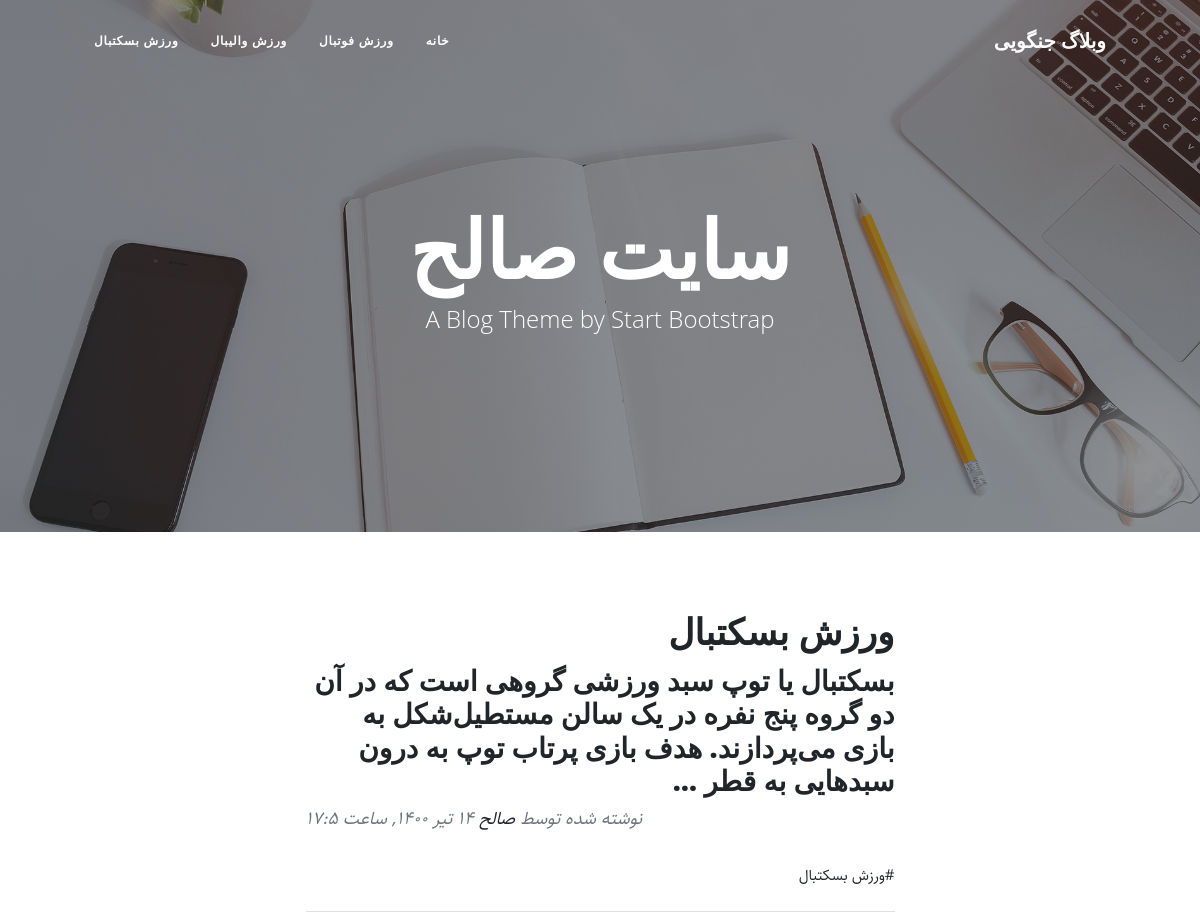
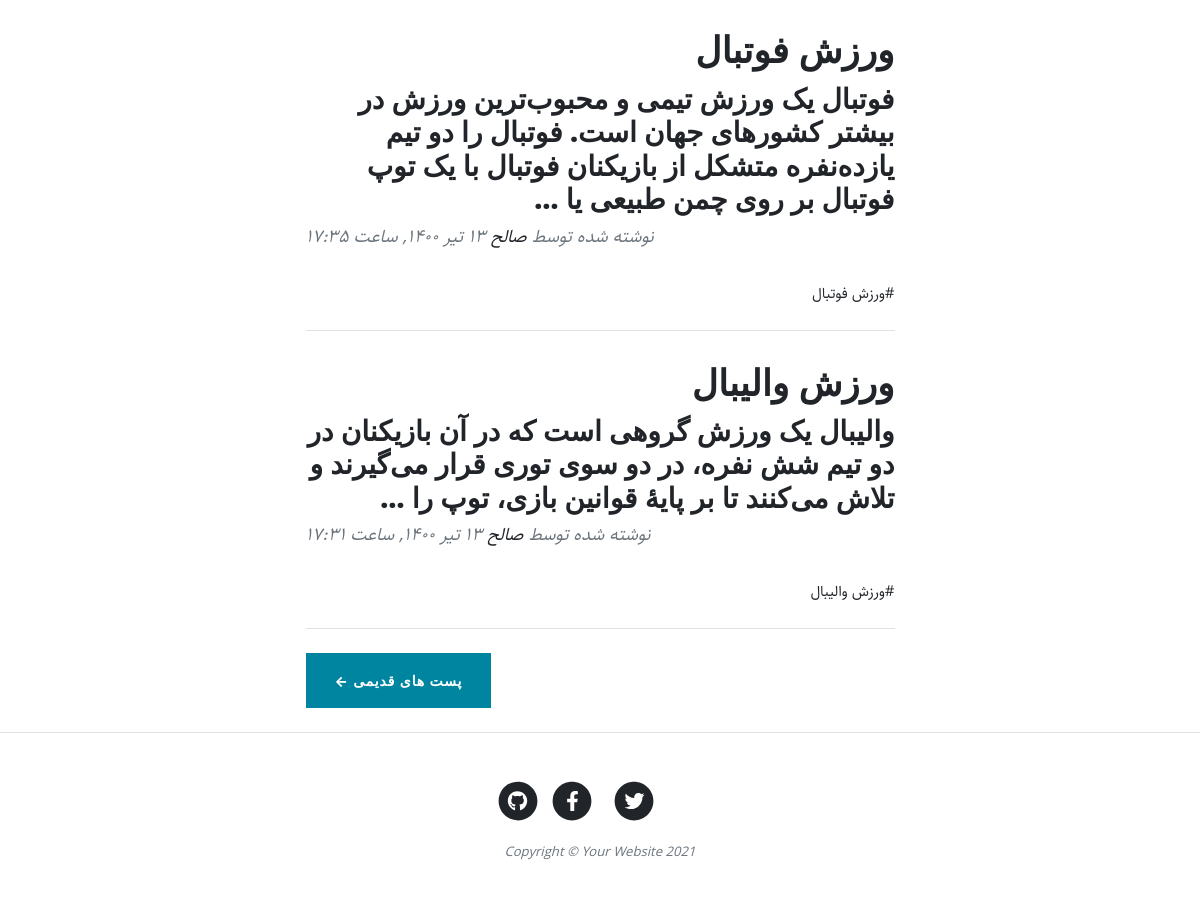
The page / on the database its author committed (2 pictures, top to bottom).
### blog/models.py (models this page shows, shortened)
class Category(models.Model):
    title = models.CharField(max_length=200, verbose_name = "عنوان دسته‌بندي")
    slug = models.SlugField(max_length=100, unique=True, verbose_name = "آدرس دسته‌بندي")
    status = models.BooleanField(default=True, verbose_name= "آيا نمايش داده شود؟")
    position = models.IntegerField(verbose_name="پوزيشن")
    class Meta:
        verbose_name = "دسته‌بندي"
        verbose_name_plural = "دسته‌بندي ها"
        ordering = ["position"]

class Article(models.Model):
    STATUS_CHOICES =(
        ('d', 'پيشن‌‌ويس'),
        ('p', 'منتشر شده'),
    )
    title = models.CharField(max_length=200, verbose_name = "عنوان مقاله")
    slug = models.SlugField(max_length=100, unique=True, verbose_name = "آدرس مقاله")
    category = models.ManyToManyField(Category, verbose_name= "دسته‌بندي", related_name="articles")
    description = models.TextField(verbose_name = "محتوا")
    thumbnail = models.ImageField(upload_to="images", verbose_name = "تصوير مقاله")
    publish = models.DateTimeField(default=timezone.now, verbose_name = "زمان انتشار")
    created = models.DateTimeField(auto_now_add=True)
    updated = models.DateTimeField(auto_now=True)
    status = models.CharField(max_length=1, choices=STATUS_CHOICES, verbose_name = "وضعيت")
    class Meta:
        verbose_name = "مقاله"
        verbose_name_plural = "مقالات"
        ordering = ["-publish"]
    def jpublish(self):
        return jalali_converter(self.publish)
    jpublish.short_description = "زمان انتشار"

### blog/views.py (the view)
# urls.py: 2. Add a URL to urlpatterns:  path('', views.home, name='home')
def home(request):
    context = {
        "articles" : Article.objects.filter(status='p'),
    }
    return render(request,"blog/home.html", context)

### blog/templatetags/base_tags.py (called while the page is built)
@register.simple_tag
def title():
    return "وبلاگ جنگویی"

@register.inclusion_tag("blog/partials/category_navbar.html")
def category_navbar():
    return {
        "category" : Category.objects.filter(status=True)
    }

### extensions/jalali.py (called while the page is built)
    def persian_tuple(self):
        return self.persian_year, self.persian_month, self.persian_day

### extensions/utils.py (called while the page is built)
def persian_numbers_converter(mystr):
    mynumbers = {
        "0" : "۰",
        "1" : "۱",
        "2" : "۲",
        "3" : "۳",
        "4" : "۴",
        "5" : "۵",
        "6" : "۶",
        "7" : "۷",
        "8" : "۸",
        "9" : "۹",
    }
    for e, p in mynumbers.items():
        mystr = mystr.replace(e, p)
    return mystr

def jalali_converter(time):
    jmonths = ["اسفند","بهمن","دي","آذر","آبان","مهر","شهريور","مرداد","تير","خرداد","ارديبهشت","فروردين"]
    time = timezone.localtime(time)
    time_to_str = "{},{},{}".format(time.year, time.month, time.day)
    time_to_tuple = jalali.Gregorian(time_to_str).persian_tuple()
    time_to_list = list(time_to_tuple)
    for index, month in enumerate(jmonths):
        if time_to_list[1] == index - 4:
            time_to_list[1] = month
            break
    output = "{} {} {}, ساعت {}:{}".format(
        time_to_list[2],
        time_to_list[1],
        time_to_list[0],
        time.hour,
        time.minute,
    )
    return persian_numbers_converter(output)

### blog/templates/blog/home.html
{% extends 'blog/base.html' %}
{% load static %}
{% block main %}
        <header class="masthead" style="background-image: url('{% static "blog/assets/img/home-bg.jpg"%}')">
            <div class="container position-relative px-4 px-lg-5">
                <div class="row gx-4 gx-lg-5 justify-content-center">
                    <div class="col-md-10 col-lg-8 col-xl-7">
                        <div class="site-heading">
                            <h1>سايت صالح</h1>
                            <span class="subheading">A Blog Theme by Start Bootstrap</span>
                        </div>
                    </div>
                </div>
            </div>
        </header>
        <div class="container px-4 px-lg-5">
            <div class="row gx-4 gx-lg-5 justify-content-center">
                <div class="col-md-10 col-lg-8 col-xl-7">
                {% for article in articles %}
                <div class="post-preview">
                    <a href="{% url 'detail' article.slug %}"><h2 class="post-title">{{article.title}}</h2></a>
                    <h3 class="post-subtitle">
                        {{article.description|truncatewords:30}}
                        </h3>
                    <p class="post-meta">
                        نوشته شده توسط
                        <a href="#!">صالح</a>
                        {{article.jpublish}}
                    </p>
                    <div>
                        {% for cat in article.category.all %}
                            <a href="#">#{{cat.title}}</a>
                        {% endfor %}
                    </div>
                </div>
                <hr class="my-4" />
                {% endfor %}
                    <div class="d-flex justify-content-end mb-4"><a class="btn btn-primary text-uppercase" href="#!">پست های قدیمی &larr;</a></div>
                </div>
            </div>
        </div>
{% endblock %}

### blog/templates/blog/partials/category_navbar.html
<div class="collapse navbar-collapse" id="navbarResponsive">
    <ul class="navbar-nav ms-auto py-4 py-lg-0">
        <li class="nav-item"><a class="nav-link px-lg-3 py-3 py-lg-4" href="home.html">خانه</a></li>
        {% for cat in category %}
            <li class="nav-item"><a class="nav-link px-lg-3 py-3 py-lg-4" href="{% url 'category' cat.slug %}">{{cat.title}}</a></li>
        {% endfor %}
    </ul>
</div>

### blog/static/blog/css/rtl.css (style rules this page uses)
body { direction: rtl; text-align: right; font-family: "Sahel"; font-size: 15px; }
.navbar-nav { margin-left: initial !important; margin-right: auto; }
.post-meta { text-align: left; }

### rows shown on the page
Category: title "ورزش فوتبال"
Category: title "ورزش والیبال"
Category: title "ورزش بسکتبال"
Article: title "ورزش بسکتبال", description "بسکتبال یا توپ سبد ورزشی گروهی است که در آن دو گروه پنج نفره در یک سالن مستطیل‌شکل به بازی می‌پردازند. هدف بازی پرتاب توپ به درون سبدهایی به قطر …", jpublish "۱۴ تير ۱۴۰۰, ساعت ۱۷:۵"
Article: title "ورزش فوتبال", description "فوتبال یک ورزش تیمی و محبوب‌ترین ورزش در بیشتر کشورهای جهان است. فوتبال را دو تیم یازده‌نفره متشکل از بازیکنان فوتبال با یک توپ فوتبال بر روی چمن طبیعی یا …", jpublish "۱۳ تير ۱۴۰۰, ساعت ۱۷:۳۵"
Article: title "ورزش والیبال", description "والیبال یک ورزش گروهی است که در آن بازیکنان در دو تیم شش نفره، در دو سوی توری قرار می‌گیرند و تلاش می‌کنند تا بر پایهٔ قوانین بازی، توپ را …", jpublish "۱۳ تير ۱۴۰۰, ساعت ۱۷:۳۱"
